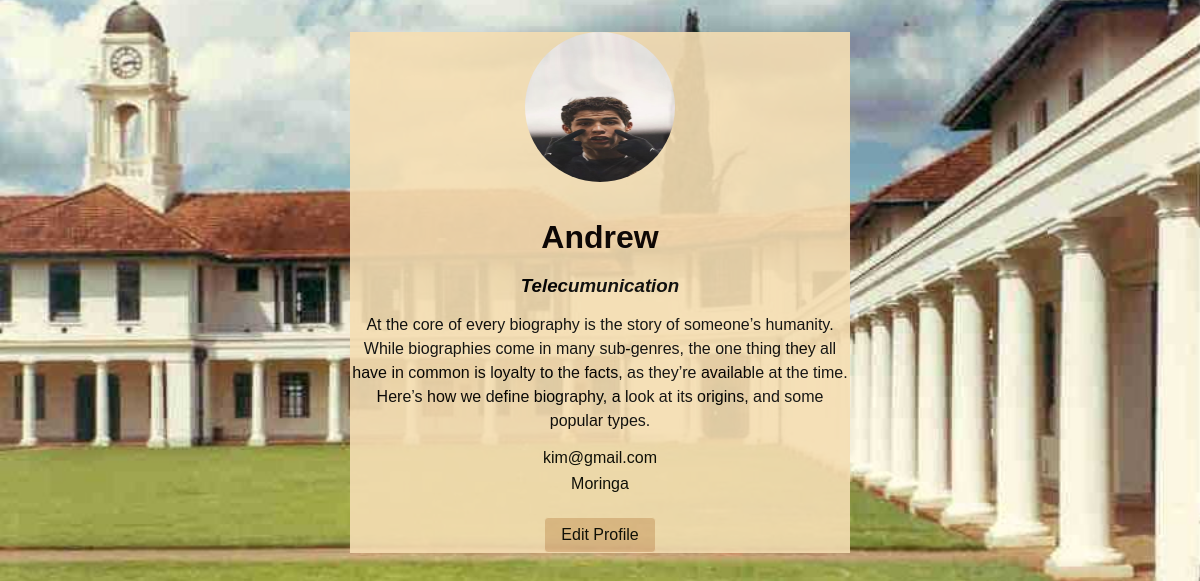
Page /prof1 on the committed database.
### tables this page shows
CREATE TABLE users (id INTEGER PRIMARY KEY AUTOINCREMENT, firstname TEXT, surname TEXT, email TEXT, password TEXT);

CREATE TABLE profiles (user_id INTEGER PRIMARY KEY, education TEXT, location  TEXT, bio TEXT, year INTEGER, house TEXT);

### app.py (the view)
@app.route("/prof<id>")
def prof(id):
    conn = connect_db()
    cursor = conn.cursor()
    cursor.execute("SELECT * FROM users WHERE id = ?", (id,))
    user = cursor.fetchone()
    cursor.execute("select * FROM profiles where user_id = ?", (id,))
    profile = cursor.fetchone()
    conn.close()
    return render_template('prof.html', user=user, profile=profile)

### db.py (called while the page is built)
def connect_db():
    conn = sqlite3.connect('users.db')  # Replace 'users.db' with your desired filename
    conn.execute('CREATE TABLE IF NOT EXISTS users (id INTEGER PRIMARY KEY AUTOINCREMENT, firstname TEXT, surname TEXT, email TEXT, password TEXT)')
    conn.execute('CREATE TABLE IF NOT EXISTS profiles (user_id INTEGER PRIMARY KEY, education TEXT, location  TEXT, bio TEXT, year INTEGER, house TEXT)')
    return conn

### templates/prof.html (shortened to what this page needs)
<!DOCTYPE html>
<html lang="en">
<head>
  <link rel="stylesheet" href="{{ url_for('static', filename='css/prof.css') }}">
</head>
<body>
  <div class="profile-container">
    <img src="{{url_for('static', filename='images/roro.jpeg')}}" class="profile-picture">
    <div class="info">
      <h1>{{user[1]}}</h1>
      <h3>{{profile[1]}}</h3>
      <p>{{profile[4]}}</p>
      <ul class="contact">
        <li><a href="mailto:johndoe@example.com">{{user[3]}}</a></li>
        <li><a href="https://www.facebook.com/johndoe">{{profile[5]}}</a></li>
      </ul>
      <a href="{{ url_for('edit_profile', id=user[0]) }}" class="edit-button">Edit Profile</a>
    </div>
  </div>
</body>
</html>

### static/css/prof.css (style rules this page uses)
body { font-family: sans-serif; margin: 2rem; text-align: center; background-color: teal; background-size: cover; background-repeat: no-repeat; background-position: center; background-image: url('/static/images/Quad1968.jpg'); }
.profile-container { background-color: wheat; display: flex; justify-content: center; align-items: center; flex-direction: column; max-width: 500px; margin: 0 auto; opacity: .9; }
.profile-picture { width: 150px; height: 150px; border-radius: 50%; margin-bottom: 1rem; }
.info { text-align: center; text-decoration: solid; }
h1 { margin-bottom: 0.5rem; }
h3 { margin-bottom: 1rem; font-style: italic; }
p { margin-bottom: 1rem; line-height: 1.5; }
.contact { list-style: none; padding: 0; margin: 0; }
.contact li { margin-bottom: 0.5rem; }
.contact a { text-decoration: none; color: black; }
.edit-button { display: inline-block; padding: 0.5rem 1rem; border: 1px solid wheat; border-radius: 4px; background-color: burlywood; text-decoration: none; color: black; margin-top: 1rem; }

### rows in the picture
users: firstname "Andrew", email "kim@gmail.com"
profiles: education "Telecumunication", year "At the core of every biography is the story of someone’s humanity. While biographies come in many sub-genres, the one thing they all have in common is loyalty to the facts, as they’re available at the time. Here’s how we define biography, a look at its origins, and some popular types.", house "Moringa"
